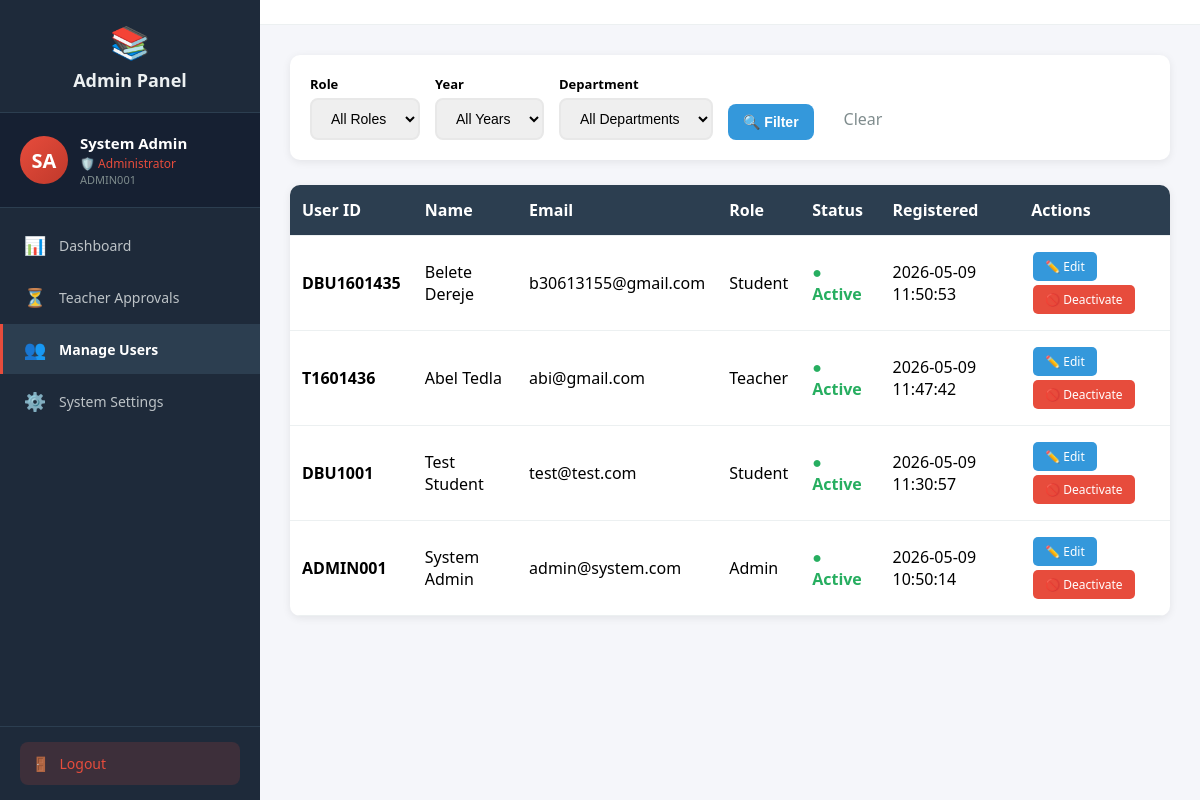
/admin/users (signed in), run on an earlier commit of the app's database.
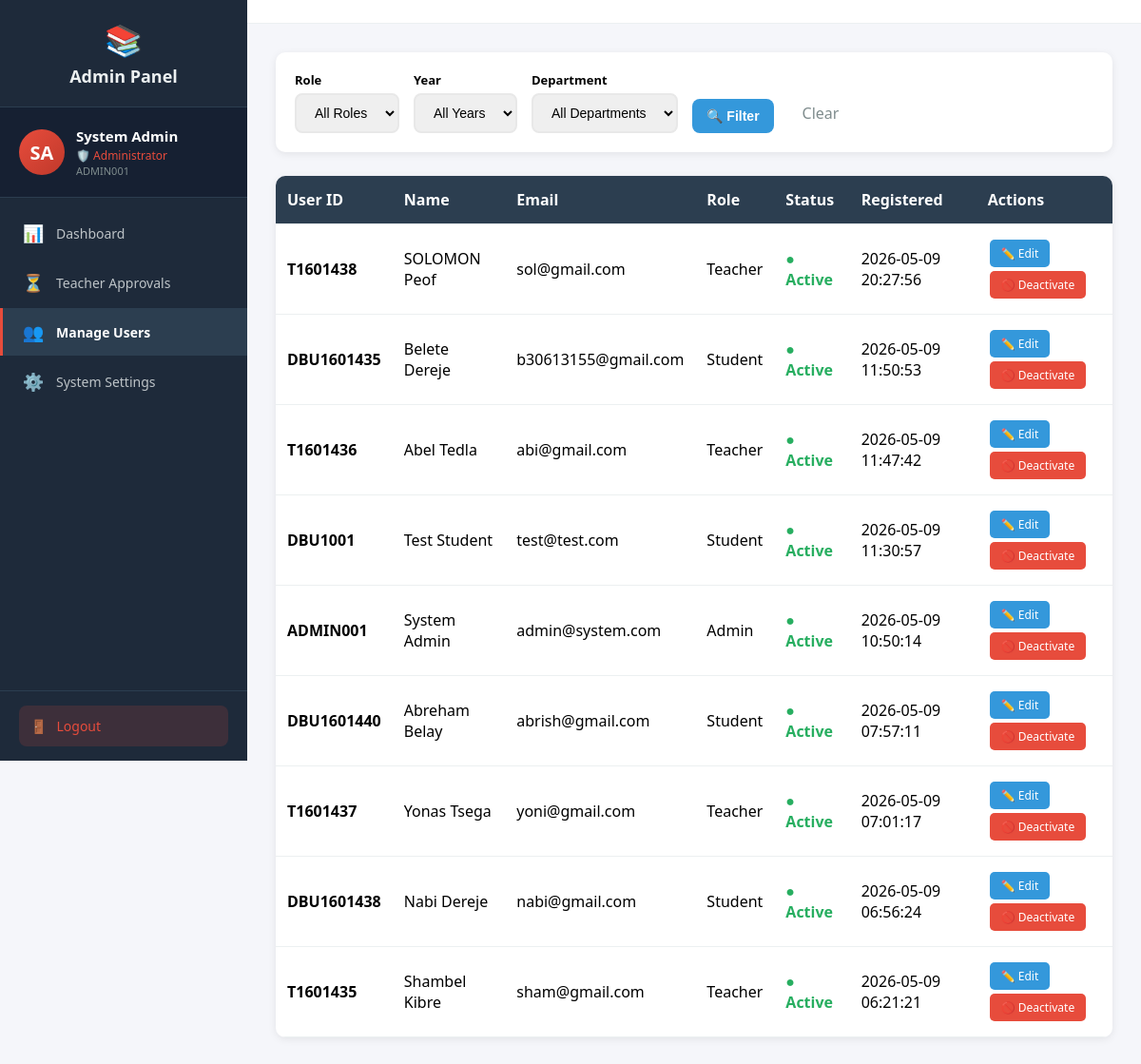
And on a later commit of the database.
### tables this page shows
CREATE TABLE users (
            id INTEGER PRIMARY KEY AUTOINCREMENT,
            user_id TEXT UNIQUE NOT NULL,
            first_name TEXT NOT NULL,
            last_name TEXT NOT NULL,
            email TEXT UNIQUE NOT NULL,
            password_hash TEXT NOT NULL,
            role TEXT NOT NULL,
            is_approved INTEGER DEFAULT 0,
            created_at TIMESTAMP DEFAULT CURRENT_TIMESTAMP
        );

### routes_admin.py (the view)
@admin_bp.route('/users', endpoint='manage_users')
@login_required
def manage_users():
    if current_user.role != 'admin':
        return redirect(url_for('auth.login'))
    conn = get_db()
    cur = conn.cursor()
    role_filter = request.args.get('role', '').strip()
    year_filter = request.args.get('year', '').strip()
    dept_filter = request.args.get('department', '').strip()
    query = "SELECT id, user_id, first_name, last_name, email, role, is_approved, created_at FROM users WHERE 1=1"
    params = []
    if role_filter:
        query += " AND role = ?"
        params.append(role_filter)
    query += " ORDER BY created_at DESC"
    cur.execute(query, params)
    all_users = cur.fetchall()
    filtered_users = []
    for u in all_users:
        include = True
        if year_filter and u['role'] == 'student':
            cur.execute("SELECT year FROM students WHERE user_id = ?", (u['id'],))
            row = cur.fetchone()
            if not row or str(row[0]) != year_filter:
                include = False
        if dept_filter and u['role'] == 'student':
            cur.execute("SELECT department FROM students WHERE user_id = ?", (u['id'],))
            row = cur.fetchone()
            if not row or row[0] != dept_filter:
                include = False
        if year_filter and u['role'] == 'teacher':
            cur.execute("SELECT years FROM teachers WHERE user_id = ?", (u['id'],))
            row = cur.fetchone()
            if not row or year_filter not in row[0]:
                include = False
        if dept_filter and u['role'] == 'teacher':
            cur.execute("SELECT departments FROM teachers WHERE user_id = ?", (u['id'],))
            row = cur.fetchone()
            if not row or dept_filter not in row[0]:
                include = False
        if include:
            filtered_users.append(u)
    depts = set()
    cur.execute("SELECT department FROM students")
    for row in cur.fetchall():
        if row[0]: depts.add(row[0])
    cur.execute("SELECT departments FROM teachers")
    for row in cur.fetchall():
        if row[0]:
            for d in row[0].split(','):
                depts.add(d.strip())
    departments = sorted(list(depts))
    years = set()
    cur.execute("SELECT year FROM students")
    for row in cur.fetchall():
        if row[0]: years.add(str(row[0]))
    cur.execute("SELECT years FROM teachers")
    for row in cur.fetchall():
        if row[0]:
            for y in row[0].split(','):
                years.add(y.strip())
    years = sorted(list(years))
    conn.close()
    return render_template('admin/users.html', users=filtered_users, departments=departments, years=years,
                         role_filter=role_filter, year_filter=year_filter, dept_filter=dept_filter)

### auth.py (called while the page is built)
def get_db():
    conn = sqlite3.connect('assignments.db')
    conn.row_factory = sqlite3.Row
    return conn

@login_manager.user_loader
def load_user(user_id):
    conn = get_db()
    cur = conn.cursor()
    cur.execute("SELECT id, user_id, first_name, last_name, email, role, is_approved FROM users WHERE id = ?", (user_id,))
    user = cur.fetchone()
    cur.close()
    conn.close()
    if user:
        from flask_login import UserMixin
        class User(UserMixin):
            pass
        u = User()
        u.id = user['id']
        u.user_id = user['user_id']
        u.first_name = user['first_name']
        u.last_name = user['last_name']
        u.email = user['email']
        u.role = user['role']
        u.is_approved = user['is_approved']
        return u
    return None

### routes_admin.py (called while the page is built)
def get_db():
    conn = sqlite3.connect('assignments.db')
    conn.row_factory = sqlite3.Row
    return conn

### templates/admin/users.html (shortened to what this page needs)
{% extends "admin_base.html" %}
{% block content %}
<div class="filter-bar">
    <form method="GET" style="display:flex; gap:15px; align-items:end; flex-wrap:wrap;">
        <div>
            <label style="font-weight:600; font-size:13px; display:block; margin-bottom:5px;">Role</label>
            <select name="role" onchange="this.form.submit()">
                <option value="">All Roles</option>
            </select>
        </div>
        <div>
            <label style="font-weight:600; font-size:13px; display:block; margin-bottom:5px;">Year</label>
            <select name="year" onchange="this.form.submit()">
                <option value="">All Years</option>
            </select>
        </div>
        <div>
            <label style="font-weight:600; font-size:13px; display:block; margin-bottom:5px;">Department</label>
            <select name="department" onchange="this.form.submit()">
                <option value="">All Departments</option>
            </select>
        </div>
        <button type="submit">🔍 Filter</button>
        <a href="/admin/users" style="padding:10px 15px; color:#7f8c8d; text-decoration:none;">Clear</a>
    </form>
</div>
<table>
    <tr>
        <th>User ID</th><th>Name</th><th>Email</th><th>Role</th><th>Status</th><th>Registered</th><th>Actions</th>
    </tr>
    {% for u in users %}
    <tr>
        <td><strong>{{ u[1] }}</strong></td>
        <td>{{ u[2] }} {{ u[3] }}</td>
        <td>{{ u[4] }}</td>
        <td><span style="text-transform:capitalize;">{{ u[5] }}</span></td>
        <td>
            {% if u[6] %}
                <span class="status-active">● Active</span>
            {% else %}
                <span class="status-inactive">● Inactive</span>
            {% endif %}
        </td>
        <td>{{ u[7] if u[7] else '' }}</td>
        <td>
            <a href="/admin/edit-user/{{ u[0] }}" class="btn btn-primary">✏️ Edit</a>
            <a href="/admin/toggle-user/{{ u[0] }}" class="btn {{ 'btn-danger' if u[6] else 'btn-warning' }}">
                {{ '🚫 Deactivate' if u[6] else '✅ Activate' }}
            </a>
        </td>
    </tr>
    {% endfor %}
</table>
{% endblock %}

### templates/admin_base.html (shortened to what this page needs)
<!DOCTYPE html>
<html>
<head>
</head>
<body>
    <div class="layout">
        <div class="sidebar" id="sidebar">
            <div class="logo">
                <span class="icon">📚</span>
                Admin Panel
            </div>
            <div class="profile-card">
                <div class="avatar">{{ current_user.first_name[0] }}{{ current_user.last_name[0] }}</div>
                <div class="info">
                    <div class="name">{{ current_user.first_name }} {{ current_user.last_name }}</div>
                    <div class="role">🛡️ Administrator</div>
                    <div class="id-text">{{ current_user.user_id }}</div>
                </div>
            </div>
            <nav>
                <a href="/admin/dashboard" class="{{ 'active' if request.path == '/admin/dashboard' }}" onclick="closeSidebar()">
                    <span class="icon">📊</span> Dashboard
                </a>
                <a href="/admin/dashboard#approvals" onclick="closeSidebar()">
                    <span class="icon">⏳</span> Teacher Approvals
                </a>
                <a href="/admin/users" class="{{ 'active' if request.path == '/admin/users' }}" onclick="closeSidebar()">
                    <span class="icon">👥</span> Manage Users
                </a>
                <a href="/admin/settings" class="{{ 'active' if request.path == '/admin/settings' }}" onclick="closeSidebar()">
                    <span class="icon">⚙️</span> System Settings
                </a>
            </nav>
            <div class="sidebar-footer">
                <a href="/logout" class="logout-btn">
                    <span class="icon">🚪</span> Logout
                </a>
            </div>
        </div>
        <div class="main">
            <div class="topbar">
            </div>
            <div class="content">
                {% block content %}{% endblock %}
            </div>
        </div>
    </div>
</body>
</html>

What changed in the data, as far as the page shows it:
added users: user "T1601438", first_name "SOLOMON", last_name "Peof", email "sol@gmail.com", role "Teacher", shows "● Active", created_at "2026-05-09 20:27:56", is_approved "🚫 Deactivate"
added users: user "DBU1601440", first_name "Abreham", last_name "Belay", email "abrish@gmail.com", role "Student", shows "● Active", created_at "2026-05-09 07:57:11", is_approved "🚫 Deactivate"
added users: user "T1601437", first_name "Yonas", last_name "Tsega", email "yoni@gmail.com", role "Teacher", shows "● Active", created_at "2026-05-09 07:01:17", is_approved "🚫 Deactivate"
added users: user "DBU1601438", first_name "Nabi", last_name "Dereje", email "nabi@gmail.com", role "Student", shows "● Active", created_at "2026-05-09 06:56:24", is_approved "🚫 Deactivate"
added users: user "T1601435", first_name "Shambel", last_name "Kibre", email "sham@gmail.com", role "Teacher", shows "● Active", created_at "2026-05-09 06:21:21", is_approved "🚫 Deactivate"
